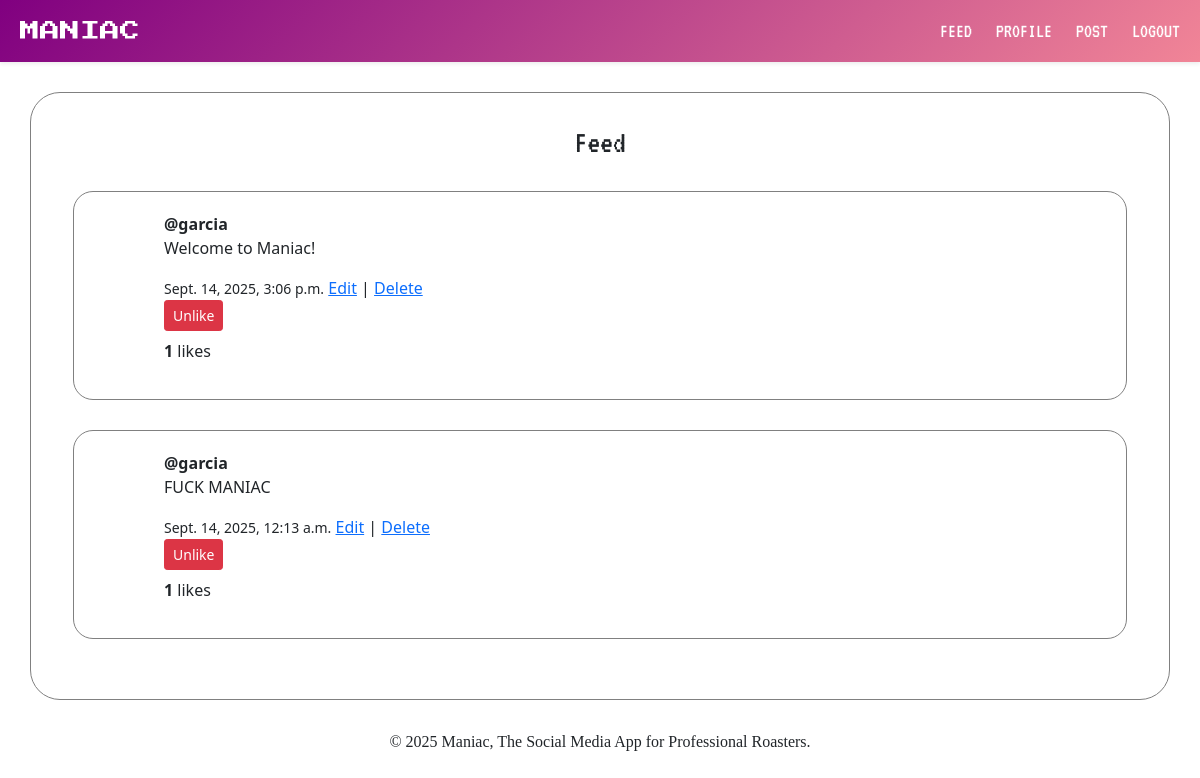
The app's page / (signed in) with its own data.
### core/models.py (models this page shows, shortened)
class Post(models.Model):
    author = models.ForeignKey(User, on_delete=models.CASCADE)
    content = models.TextField()
    created_at = models.DateTimeField(auto_now_add=True)
    likes = models.ManyToManyField(User, related_name='liked_posts', blank=True)
    def total_likes(self):
        return self.likes.count()

### core/views.py (the view)
# urls.py: path('', views.feed, name='feed'),
def feed(request):
    posts = Post.objects.all().order_by('-created_at')
    return render(request, 'core/feed.html', {'posts': posts})

### core/templates/core/feed.html (shortened to what this page needs)
{% extends "core/base.html" %}
{% block content %}
  <div class="container container-feed-styling">
    <h2 class="font-for-text text-center">Feed</h2>
    {% for post in posts %}
      <div class="container-post-styling">
        <strong>@{{ post.author.username }}</strong>
        <p>{{ post.content }}</p>
        <small>{{ post.created_at }}</small>
        {% if post.author == user %}
          <a href="{% url 'edit_post' post.id %}">Edit</a> |
          <a href="{% url 'delete_post' post.id %}">Delete</a>
        {% endif %}
        <form method="post" action="{% url 'like_post' post.id %}">
        {% if user in post.likes.all %}
          <button type="submit" class="btn btn-sm btn-danger">Unlike</button>
        {% else %}
          <button type="submit" class="btn btn-sm btn-primary">Like</button>
        {% endif %}
      </form>
      <p class="mt-2"><strong>{{ post.total_likes }}</strong> likes</p>
      </div>
    {% empty %}
      <p class="text-center font-for-text no-posts-text">No posts yet. Be the first to roast someone!</p>
    {% endfor %}
  </div>
{% endblock %}

### core/static/core/style.css (style rules this page uses)
.font-for-text { font-family: 'VT323'; }
.container-feed-styling { padding-block: 30px; margin-block: 30px; border: 1px solid gray; border-radius: 30px; }
.container-post-styling { padding-block: 20px; padding-inline: 90px; margin-block: 30px; margin-inline: 30px; border: 1px solid gray; border-radius: 20px; }

### records on screen
Post: author.username "garcia", content "Welcome to Maniac!", created_at "Sept. 14, 2025, 3:06 p.m.", shows "Edit", shows "Unlike", total_likes "1"
Post: author.username "garcia", content "FUCK MANIAC", created_at "Sept. 14, 2025, 12:13 a.m.", shows "Edit", shows "Unlike", total_likes "1"
